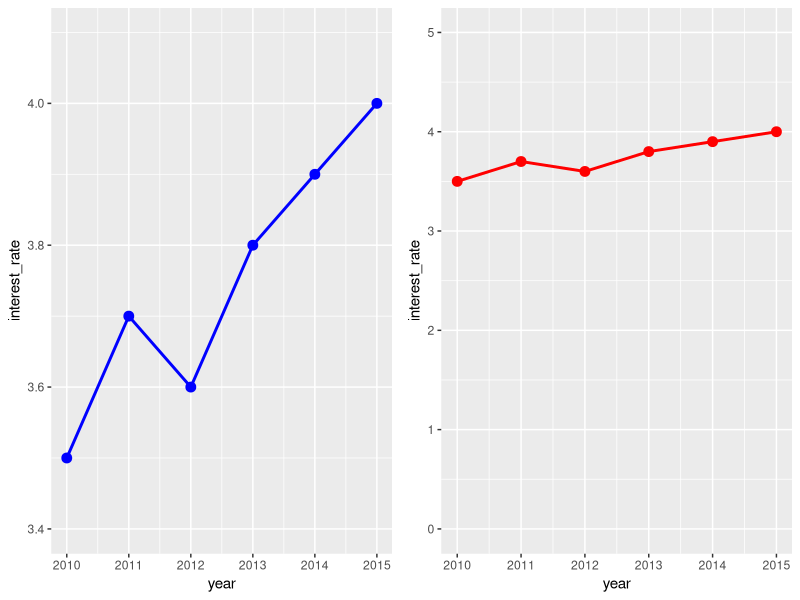
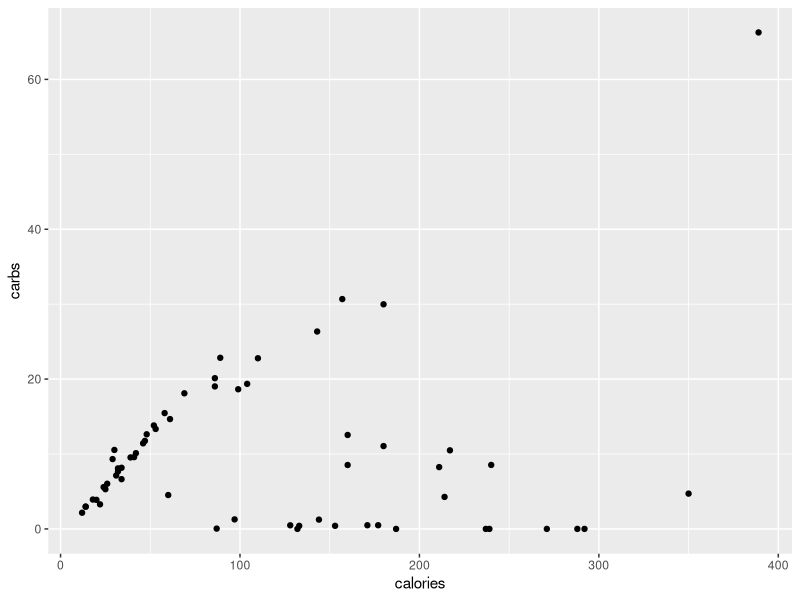
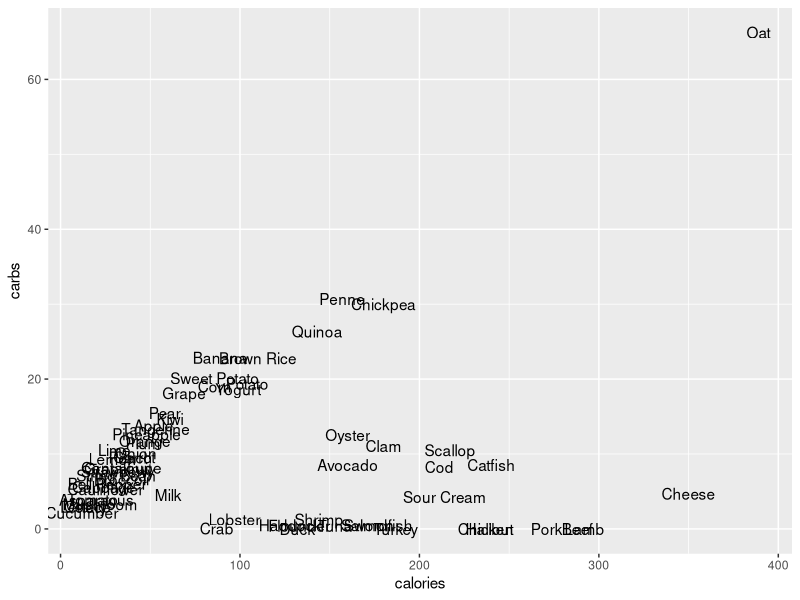
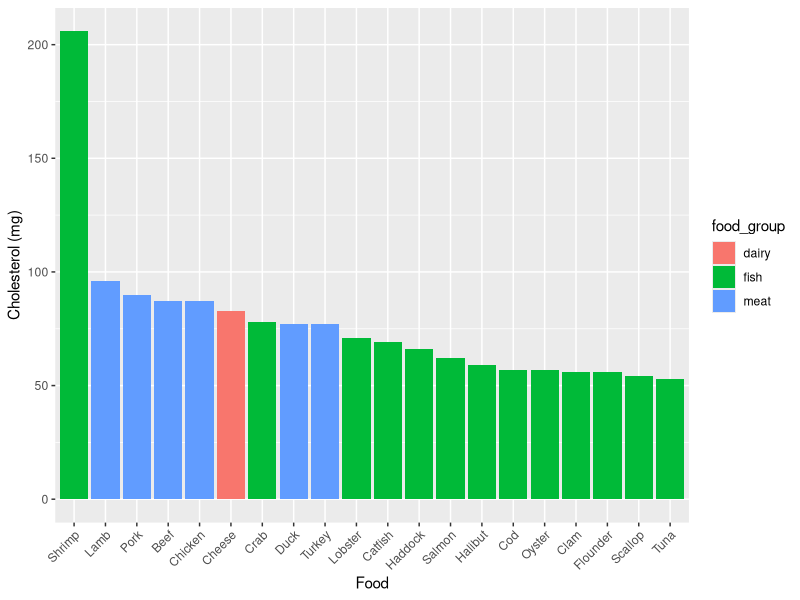
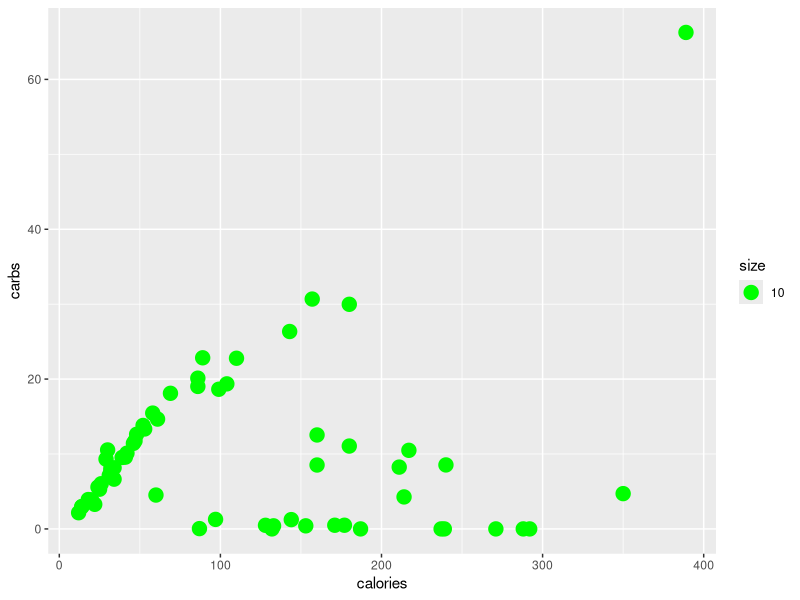

Recreate these plots in R, in order.
## ---- chunk 1
library(tidyverse)
## ---- chunk 2
# Load necessary libraries
library(ggplot2)
library(gridExtra)

# Dummy data
data <- data.frame(
  year = c(2010, 2011, 2012, 2013, 2014, 2015),
  interest_rate = c(3.5, 3.7, 3.6, 3.8, 3.9, 4.0)
)

# Plot 1: With a narrow y-axis
p1 <- ggplot(data, aes(x = year, y = interest_rate)) +
  geom_line(color = "blue", linewidth = 1) +
  geom_point(color = "blue", size = 3) +
  scale_y_continuous(limits = c(3.4, 4.1))

# Plot 2: With a broader y-axis
p2 <- ggplot(data, aes(x = year, y = interest_rate)) +
  geom_line(color = "red", linewidth = 1) +
  geom_point(color = "red", size = 3) +
  scale_y_continuous(limits = c(0, 5))

# Arrange plots side by side
grid.arrange(p1, p2, ncol = 2)
## ---- chunk 3
food <- read_csv("../data/food.csv")

food |>
  select(item, food_group, calories, carbs)
## ---- chunk 4
food <- read_csv("../data/food.csv")

food |>
  ggplot() +
  geom_point(aes(x = calories, y = carbs))
## ---- chunk 5
food |>
  ggplot() +
  geom_text(aes(x = calories, y = carbs, label = item))
## ---- chunk 6
#| code-fold: true
#| code-line-numbers: true

food |>
  # filter for high cholesterol foods:
  filter(cholesterol > 50) |>
  ggplot() +
  # set nice x axis label:
  xlab("Food") +
  # set nice y axis label:
  ylab("Cholesterol (mg)") +
  # set bar chart
  geom_col(aes(
    # sort bars by descending amount of cholesterol
    x = reorder(item, -cholesterol),
    y = cholesterol,
    # set bar color (fill) by food_group
    fill = food_group
  )) +
  # tilt labels for readability:
  theme(axis.text.x = element_text(angle = 45, hjust = 1))
## ---- chunk 7
#| code-fold: true
#| code-line-numbers: true


food |>
  ggplot() +
  geom_point(
    aes(
      x = calories,
      y = carbs,
      size = 10
    ),
    # note that the color green goes outside of aes():
    color = "green"
  )
